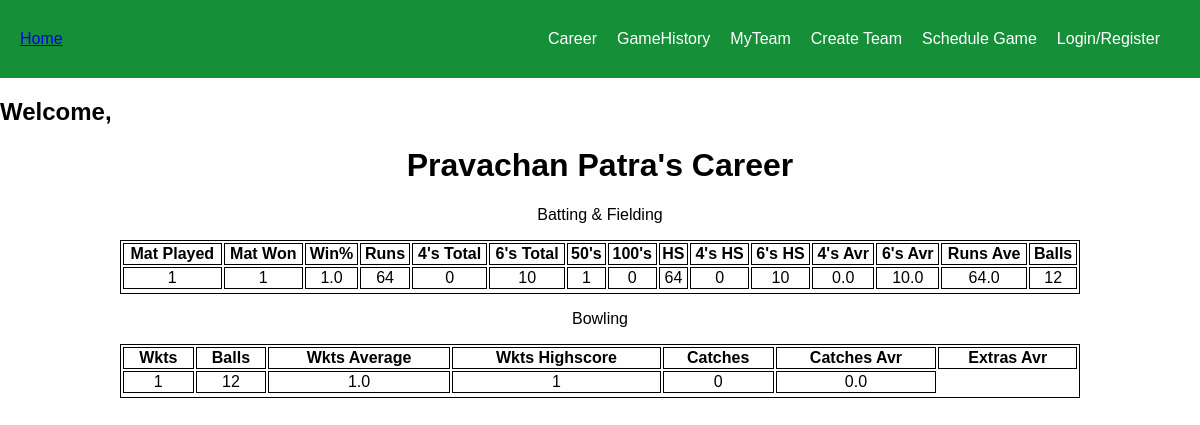
Page /player-career/1 on the earlier database version.
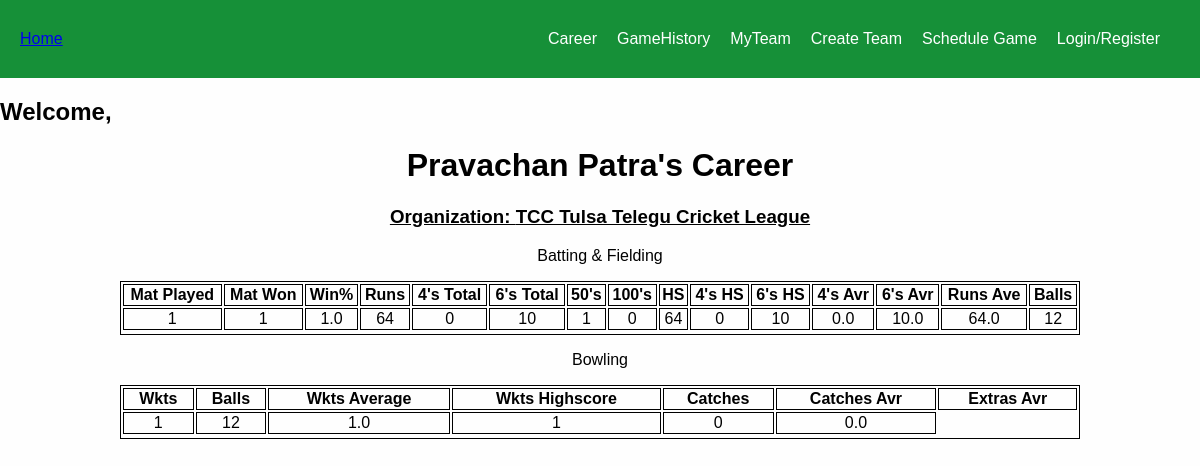
Same page on the later database version.
### base/models.py (models this page shows, shortened)
class Player(AbstractUser):
    first_name = models.CharField(max_length=200, null=True)
    last_name = models.CharField(max_length=200, null=True)
    email = models.EmailField(unique=True, null=True)
    team = models.ForeignKey(Team,on_delete=models.SET_NULL,null=True)
    organization = models.ForeignKey(Organization,on_delete=models.SET_NULL,null=True)
    runs = models.IntegerField(default=0,null=True,blank=True)
    wickets = models.IntegerField(default=0,null=True,blank=True)
    catches = models.IntegerField(default=0,null=True,blank=True)
    sixes = models.IntegerField(default=0,null=True,blank=True)
    fours = models.IntegerField(default=0,null=True,blank=True)
    extras = models.IntegerField(default=0,null=True,blank=True)
    games_played = models.IntegerField(default=0,null=True,blank=True)
    games_won = models.IntegerField(default=0,null=True,blank=True)
    win_percentage = models.FloatField(default=0,null=True,blank=True)
    fifties = models.IntegerField(default=0,null=True,blank=True)
    centuries = models.IntegerField(default=0,null=True,blank=True)
    sr = models.FloatField(default=0,null=True,blank=True)
    runs_hs = models.IntegerField(default=0,null=True,blank=True)
    wickets_hs = models.IntegerField(default=0,null=True,blank=True)
    fours_hs = models.IntegerField(default=0,null=True,blank=True)
    sixes_hs = models.IntegerField(default=0,null=True,blank=True)
    runs_average = models.FloatField(default=0,null=True,blank=True)
    wickets_average = models.FloatField(default=0,null=True,blank=True)
    fours_average = models.FloatField(default=0,null=True,blank=True)
    sixes_average = models.FloatField(default=0,null=True,blank=True)
    catches_average = models.FloatField(default=0,null=True,blank=True)
    extras_average = models.FloatField(default=0,null=True,blank=True)
    balls_bowled = models.IntegerField(default=0,null=True,blank=True)
    balls_played = models.IntegerField(default=0,null=True,blank=True)
    game_invites = models.ManyToManyField("GameInvite", related_name="game_invites", blank=True)
    team_invites = models.ManyToManyField("TeamInvite", related_name="team_invites", blank=True)
    games = models.ManyToManyField("Game", related_name="games", blank=True)
    USERNAME_FIELD = "email"
    REQUIRED_FIELDS = ["username"]

class Organization(models.Model):
    name = models.CharField(max_length=200,null=True)
    description = models.CharField(max_length=200,null=True)
    members = models.ManyToManyField("Player", related_name="members", blank=True)
    date_established = models.DateTimeField(default=datetime.now, blank=True)
    location = models.CharField(max_length=200,null=True)
    games = models.ManyToManyField("Game", related_name="org_games", blank=True)

### base/views.py (the view)
# urls.py: path("player-career/<str:pk>", views.player_career, name="player-career"),
def player_career(request, pk):
    player = Player.objects.get(id=pk)
    if player.games_won == 0 or player.games_played == 0:
        win_percentage = 0
    else:
        win_percentage = round(player.games_won/player.games_played *100)
    context = {"pk":pk, "user":player, "win_percentage":win_percentage}
    return render(request, "base/career.html", context)

### base/templates/base/career.html (shortened to what this page needs)
{% extends 'main.html' %}
{% block content %}
<!DOCTYPE html>
<html>
<head>
</head>
<body>
<h1 class="center">{{user.first_name}} {{user.last_name}}'s Career</h1>
{% if user.organization %}
  <h3 class="center"><a href="{% url 'view-organization' user.organization.id %}" class="org-link">Organization: {{user.organization.name}}</a></h3>
{% endif %}
<div class="center">
    <p>Batting & Fielding</p>
</div>
<table class="center">
  <tr>
    <th>Mat Played</th>
    <th>Mat Won</th>
    <th>Win%</th>
    <th>Runs</th>
    <th>4's Total</th>
    <th>6's Total</th>
    <th>50's</th>
    <th>100's</th>
    <th>HS</th>
    <th>4's HS</th>
    <th>6's HS</th>
    <th>4's Avr</th>
    <th>6's Avr</th>
    <th>Runs Ave</th>
    <th>Balls</th>
  </tr>
  <tr>
    <td>{{user.games_played}}</td>
    <td>{{user.games_won}}</td>
    <td>{{user.win_percentage}}</td>
    <td>{{user.runs}}</td>
    <td>{{user.fours}}</td>
    <td>{{user.sixes}}</td>
    <td>{{user.fifties}}</td>
    <td>{{user.centuries}}</td>
    <td>{{user.runs_hs}}</td>
    <td>{{user.fours_hs}}</td>
    <td>{{user.sixes_hs}}</td>
    <td>{{user.fours_average}}</td>
    <td>{{user.sixes_average}}</td>
    <td>{{user.runs_average}}</td>
    <td>{{user.balls_played}}</td>
  </tr>
</table>
<div class="center">
    <p>Bowling</p>
</div>
<table class="center">
    <tr>
      <th>Wkts</th>
      <th>Balls</th>
      <th>Wkts Average</th>
      <th>Wkts Highscore</th>
      <th>Catches</th>
      <th>Catches Avr</th>
      <th>Extras Avr</th>
    </tr>
    <tr>
      <td>{{user.wickets}}</td>
      <td>{{user.balls_bowled}}</td>
      <td>{{user.wickets_average}}</td>
      <td>{{user.wickets_hs}}</td>
      <td>{{user.catches}}</td>
      <td>{{user.extras_average}}</td>
    </tr>
</table>
</body>
</html>
{% endblock %}

Differences in the rows shown:
changed Player "Pravachan": organization_id empty → 3 (drawn); organization.name (not shown) → "TCC Tulsa Telegu Cricket League"
Other differences:
text now shown: "Organization:"
